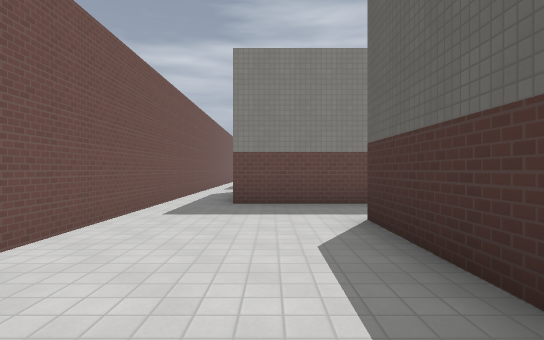
View 1 (above)

18 first-person views from a walk through a 3-D level made in the Godot game engine. The camera is 1.3 m above the floor, looks level and sees 80° across. The floor is counted in squares, 2 m on a side. Each view is taken from the middle of a square. On the plan, view 1 faces up. The plan holds only what a view shows up to about 10 squares ahead; the rest is blank. The place goes on beyond the plan. Characters and animated objects are left out. Surface patterns are stand-ins for the level's own textures.

View 2
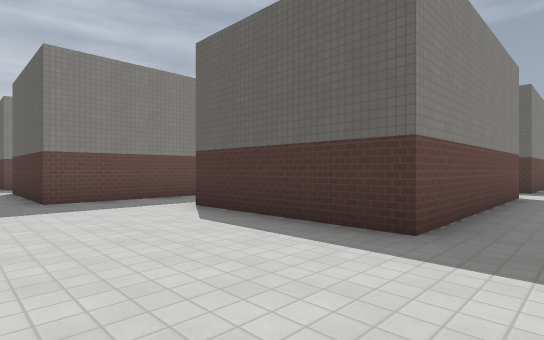

View 3
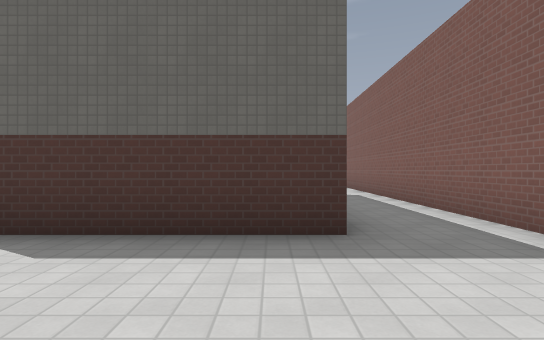

View 4
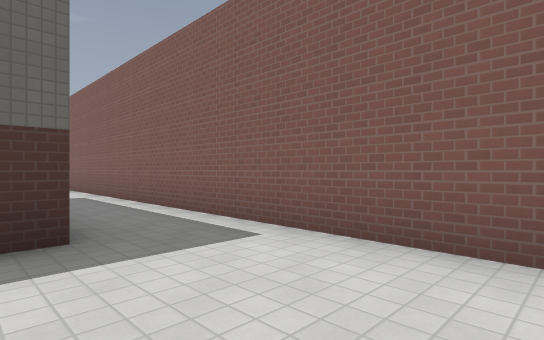

View 5
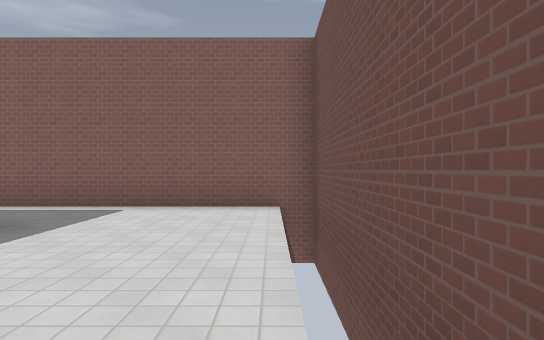

View 6
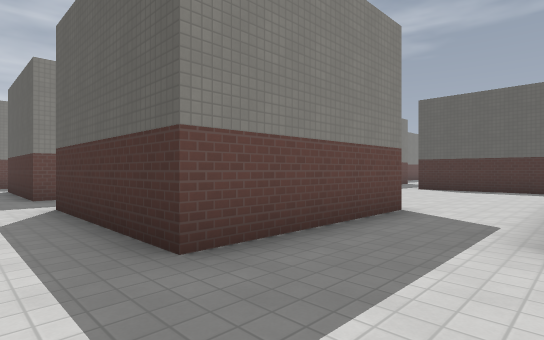

View 7
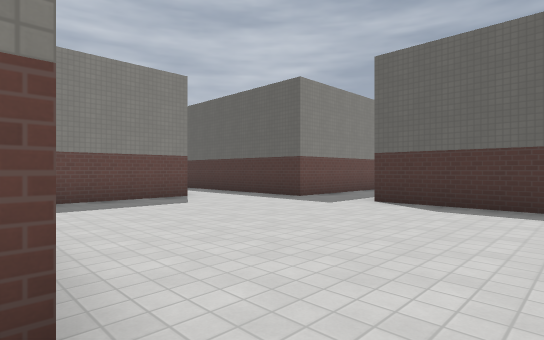

View 8
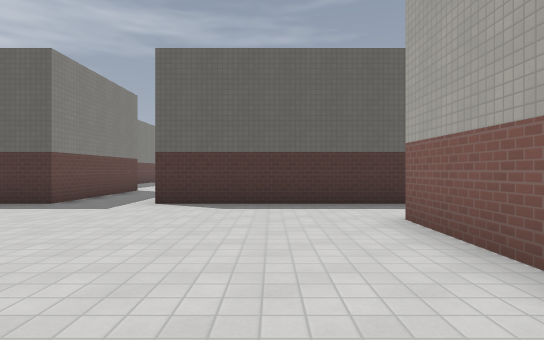

View 9
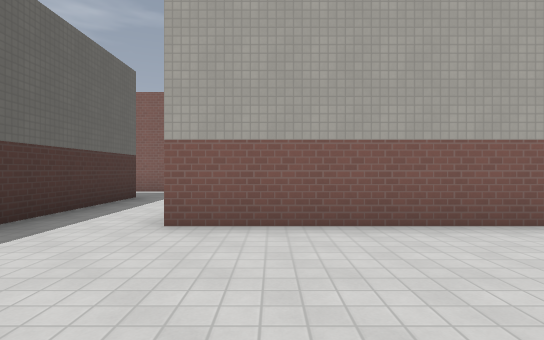

View 10
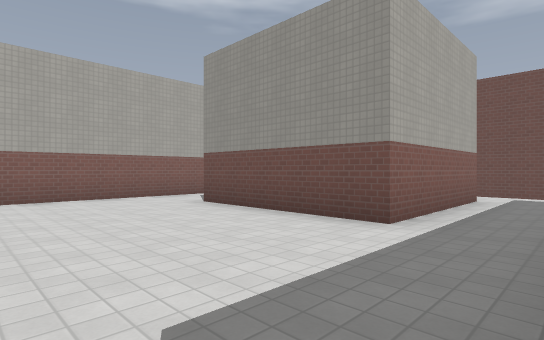

View 11
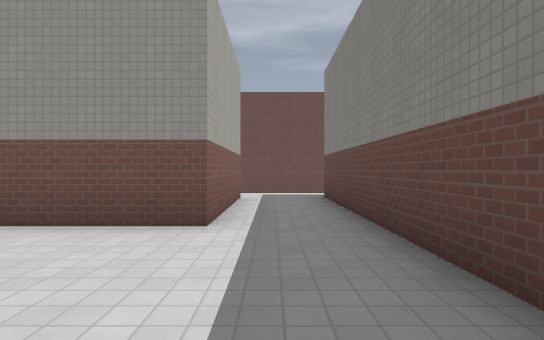

View 12
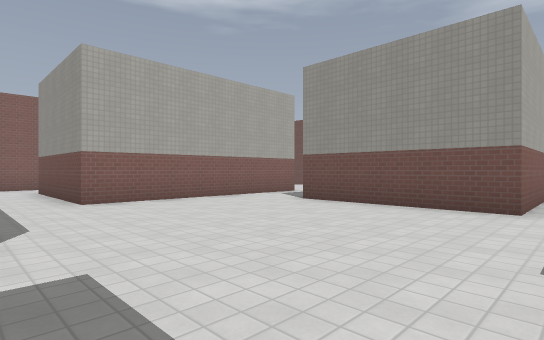

View 13
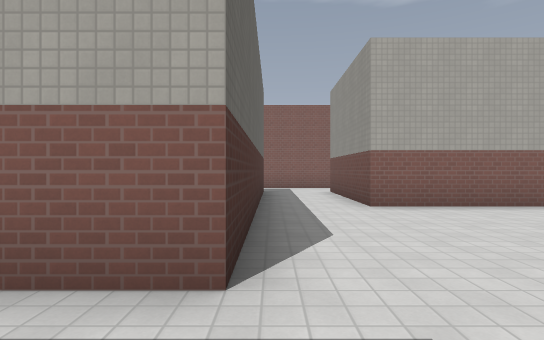

View 14
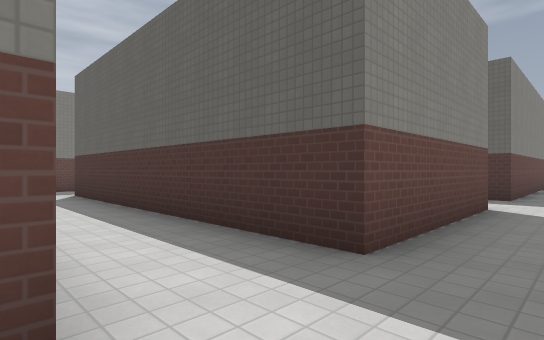

View 15
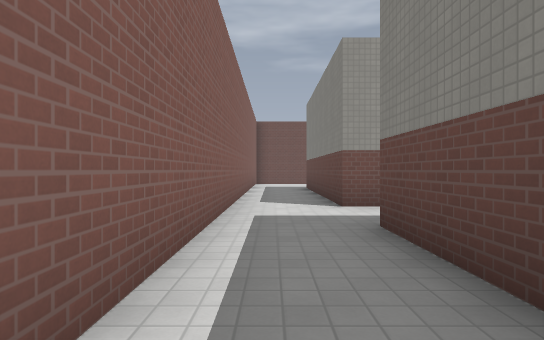

View 16
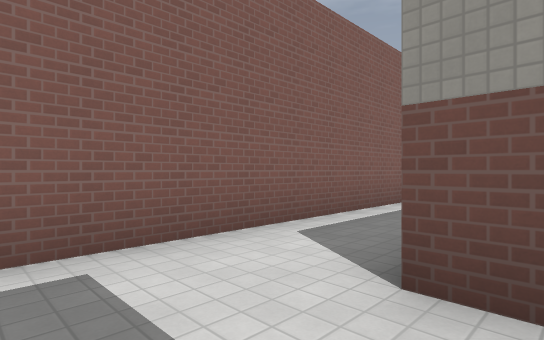

View 17
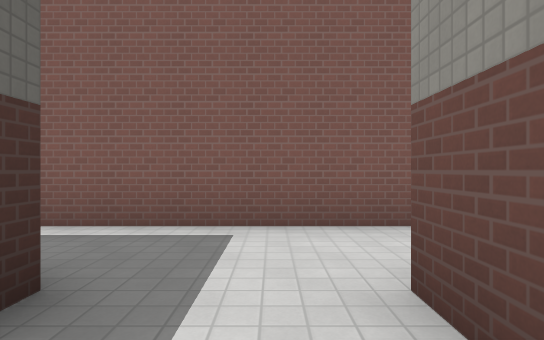

View 18
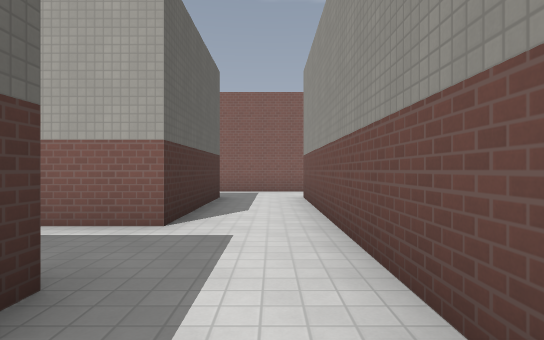

### Floor plan
Key: @ floor where view 1 was taken; # wall or solid block; . floor.
Columns run from 3 left of view 1 to 20 right of it. Each row starts with its distance up from view 1.
 16   .#
 15   .#
 14   .#
 13 # .########..#
 12 #............#
 11 #............####
 10 #..####..........
  9 #..#  #.........
  8 #..#  #......##  .
  7 #..####......#  #..#
  6 #............#  #...
  5 #............#  #...
  4 #....######..#  #..##
  3 #....#    #..#  #..#
  2 #....#    #..#  #..#
  1 #....######..####..#####
  0 #..@...................
 -1 #...................
 -2 #####################

Where each view was taken, in squares from view 1:
view 1: 0 up, 0 right, facing up
view 2: 1 down, 2 left, facing up-right
view 3: 1 up, 2 left, facing right
view 4: 1 up, 2 left, facing down-right
view 5: 4 up, 2 left, facing down
view 6: 4 up, 2 left, facing up-right
view 7: 5 up, 3 right, facing up-right
view 8: 6 up, 3 right, facing right
view 9: 8 up, 6 right, facing down
view 10: 12 up, 7 right, facing down-left
view 11: 11 up, 7 right, facing left
view 12: 11 up, 9 right, facing down-left
view 13: 10 up, 9 right, facing down
view 14: 1 down, 7 right, facing up-right
view 15: 1 down, 13 right, facing left
view 16: 1 up, 15 right, facing down-left
view 17: 2 up, 14 right, facing down
view 18: 8 up, 14 right, facing down
